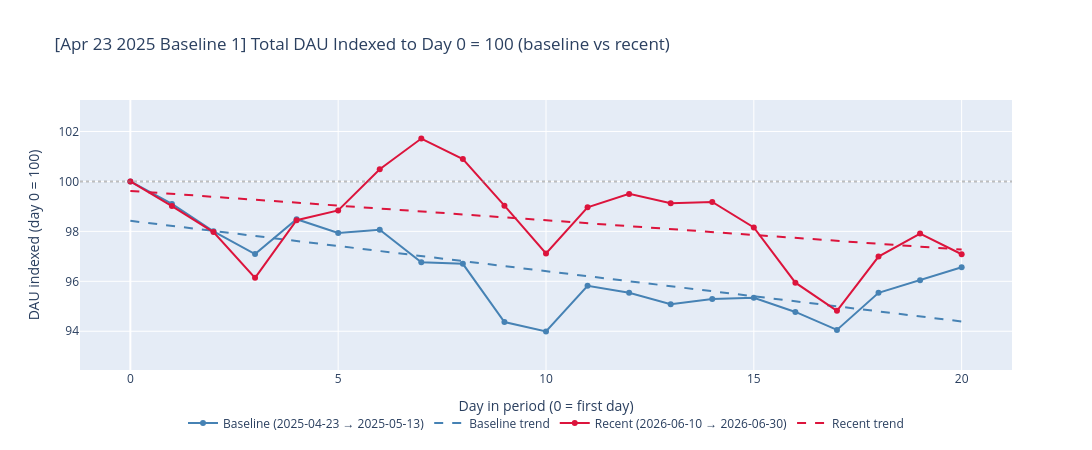
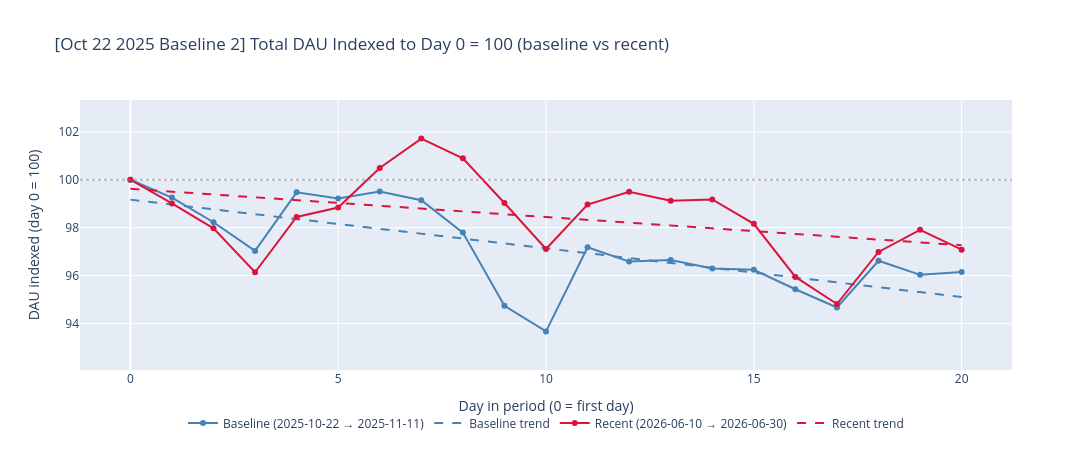

The code cell stored with these charts, in order, in its notebook:
### Code cell
chart_relative_drop(
    cohort_data=cohort_data_capped,
    total_by_dt=total_by_dt_capped,
    baseline_start=b1_start.strftime('%Y-%m-%d'),
    baseline_end=b1_end.strftime('%Y-%m-%d'),
    recent_start=recent_start.strftime('%Y-%m-%d'),
    recent_end=recent_end.strftime('%Y-%m-%d'),
    label=f'{b1_start.strftime("%b %d %Y")} Baseline 1',
)

chart_relative_drop(
    cohort_data=cohort_data_capped,
    total_by_dt=total_by_dt_capped,
    baseline_start=b2_start.strftime('%Y-%m-%d'),
    baseline_end=b2_end.strftime('%Y-%m-%d'),
    recent_start=recent_start.strftime('%Y-%m-%d'),
    recent_end=recent_end.strftime('%Y-%m-%d'),
    label=f'{b2_start.strftime("%b %d %Y")} Baseline 2',
)

### Figure 1 — Plotly figure (JSON) as saved in the notebook; plotly's stock layout.template omitted (floating-point values rounded to 4 significant figures)
{"data": [{"customdata": [["2025-04-23", "Wednesday"], ["2025-04-24", "Thursday"], ["2025-04-25", "Friday"], ["2025-04-26", "Saturday"], ["2025-04-27", "Sunday"], ["2025-04-28", "Monday"], ["2025-04-29", "Tuesday"], ["2025-04-30", "Wednesday"], ["2025-05-01", "Thursday"], ["2025-05-02", "Friday"], ["2025-05-03", "Saturday"], ["2025-05-04", "Sunday"], ["2025-05-05", "Monday"], ["2025-05-06", "Tuesday"], ["2025-05-07", "Wednesday"], ["2025-05-08", "Thursday"], ["2025-05-09", "Friday"], ["2025-05-10", "Saturday"], ["2025-05-11", "Sunday"], ["2025-05-12", "Monday"], ["2025-05-13", "Tuesday"]], "hovertemplate": "Day %{x}<br>Date: %{customdata[0]}<br>%{customdata[1]}<br>Indexed DAU: %{y:.1f}<extra></extra>", "line": {"color": "steelblue"}, "mode": "lines+markers", "name": "Baseline (2025-04-23 → 2025-05-13)", "type": "scatter", "x": [0, 1, 2, 3, 4, 5, 6, 7, 8, 9, 10, 11, 12, 13, 14, 15, 16, 17, 18, 19, 20], "y": [100.0, 99.1, 98.0, 97.09, 98.49, 97.94, 98.06, 96.76, 96.7, 94.37, 93.99, 95.82, 95.54, 95.08, 95.29, 95.34, 94.77, 94.05, 95.54, 96.04, 96.57]}, {"hoverinfo": "skip", "line": {"color": "steelblue", "dash": "dash", "width": 2}, "mode": "lines", "name": "Baseline trend", "type": "scatter", "x": [0, 1, 2, 3, 4, 5, 6, 7, 8, 9, 10, 11, 12, 13, 14, 15, 16, 17, 18, 19, 20], "y": [98.42, 98.22, 98.02, 97.82, 97.62, 97.41, 97.21, 97.01, 96.81, 96.61, 96.41, 96.21, 96.0, 95.8, 95.6, 95.4, 95.2, 95.0, 94.8, 94.6, 94.39]}, {"customdata": [["2026-06-10", "Wednesday"], ["2026-06-11", "Thursday"], ["2026-06-12", "Friday"], ["2026-06-13", "Saturday"], ["2026-06-14", "Sunday"], ["2026-06-15", "Monday"], ["2026-06-16", "Tuesday"], ["2026-06-17", "Wednesday"], ["2026-06-18", "Thursday"], ["2026-06-19", "Friday"], ["2026-06-20", "Saturday"], ["2026-06-21", "Sunday"], ["2026-06-22", "Monday"], ["2026-06-23", "Tuesday"], ["2026-06-24", "Wednesday"], ["2026-06-25", "Thursday"], ["2026-06-26", "Friday"], ["2026-06-27", "Saturday"], ["2026-06-28", "Sunday"], ["2026-06-29", "Monday"], ["2026-06-30", "Tuesday"]], "hovertemplate": "Day %{x}<br>Date: %{customdata[0]}<br>%{customdata[1]}<br>Indexed DAU: %{y:.1f}<extra></extra>", "line": {"color": "crimson"}, "mode": "lines+markers", "name": "Recent (2026-06-10 → 2026-06-30)", "type": "scatter", "x": [0, 1, 2, 3, 4, 5, 6, 7, 8, 9, 10, 11, 12, 13, 14, 15, 16, 17, 18, 19, 20], "y": [100.0, 99.01, 97.97, 96.14, 98.45, 98.84, 100.5, 101.7, 100.9, 99.03, 97.11, 98.96, 99.5, 99.12, 99.18, 98.16, 95.95, 94.82, 96.99, 97.91, 97.08]}, {"hoverinfo": "skip", "line": {"color": "crimson", "dash": "dash", "width": 2}, "mode": "lines", "name": "Recent trend", "type": "scatter", "x": [0, 1, 2, 3, 4, 5, 6, 7, 8, 9, 10, 11, 12, 13, 14, 15, 16, 17, 18, 19, 20], "y": [99.62, 99.5, 99.38, 99.27, 99.15, 99.03, 98.91, 98.8, 98.68, 98.56, 98.44, 98.33, 98.21, 98.09, 97.97, 97.86, 97.74, 97.62, 97.5, 97.39, 97.27]}], "layout": {"height": 450, "legend": {"orientation": "h", "x": 0.5, "xanchor": "center", "y": -0.25, "yanchor": "bottom"}, "shapes": [{"line": {"color": "grey", "dash": "dot"}, "opacity": 0.5, "type": "line", "x0": 0, "x1": 1, "xref": "x domain", "y0": 100, "y1": 100, "yref": "y"}], "title": {"text": "[Apr 23 2025 Baseline 1] Total DAU Indexed to Day 0 = 100 (baseline vs recent)"}, "width": 1100, "xaxis": {"title": {"text": "Day in period (0 = first day)"}}, "yaxis": {"range": [92.45, 103.3], "title": {"text": "DAU indexed (day 0 = 100)"}}}}

### Figure 2 — Plotly figure (JSON) as saved in the notebook; plotly's stock layout.template omitted (floating-point values rounded to 4 significant figures)
{"data": [{"customdata": [["2025-10-22", "Wednesday"], ["2025-10-23", "Thursday"], ["2025-10-24", "Friday"], ["2025-10-25", "Saturday"], ["2025-10-26", "Sunday"], ["2025-10-27", "Monday"], ["2025-10-28", "Tuesday"], ["2025-10-29", "Wednesday"], ["2025-10-30", "Thursday"], ["2025-10-31", "Friday"], ["2025-11-01", "Saturday"], ["2025-11-02", "Sunday"], ["2025-11-03", "Monday"], ["2025-11-04", "Tuesday"], ["2025-11-05", "Wednesday"], ["2025-11-06", "Thursday"], ["2025-11-07", "Friday"], ["2025-11-08", "Saturday"], ["2025-11-09", "Sunday"], ["2025-11-10", "Monday"], ["2025-11-11", "Tuesday"]], "hovertemplate": "Day %{x}<br>Date: %{customdata[0]}<br>%{customdata[1]}<br>Indexed DAU: %{y:.1f}<extra></extra>", "line": {"color": "steelblue"}, "mode": "lines+markers", "name": "Baseline (2025-10-22 → 2025-11-11)", "type": "scatter", "x": [0, 1, 2, 3, 4, 5, 6, 7, 8, 9, 10, 11, 12, 13, 14, 15, 16, 17, 18, 19, 20], "y": [100.0, 99.25, 98.23, 97.03, 99.47, 99.22, 99.51, 99.15, 97.8, 94.74, 93.67, 97.19, 96.59, 96.65, 96.3, 96.24, 95.43, 94.68, 96.62, 96.03, 96.15]}, {"hoverinfo": "skip", "line": {"color": "steelblue", "dash": "dash", "width": 2}, "mode": "lines", "name": "Baseline trend", "type": "scatter", "x": [0, 1, 2, 3, 4, 5, 6, 7, 8, 9, 10, 11, 12, 13, 14, 15, 16, 17, 18, 19, 20], "y": [99.17, 98.97, 98.76, 98.56, 98.36, 98.16, 97.95, 97.75, 97.55, 97.34, 97.14, 96.94, 96.73, 96.53, 96.33, 96.13, 95.92, 95.72, 95.52, 95.31, 95.11]}, {"customdata": [["2026-06-10", "Wednesday"], ["2026-06-11", "Thursday"], ["2026-06-12", "Friday"], ["2026-06-13", "Saturday"], ["2026-06-14", "Sunday"], ["2026-06-15", "Monday"], ["2026-06-16", "Tuesday"], ["2026-06-17", "Wednesday"], ["2026-06-18", "Thursday"], ["2026-06-19", "Friday"], ["2026-06-20", "Saturday"], ["2026-06-21", "Sunday"], ["2026-06-22", "Monday"], ["2026-06-23", "Tuesday"], ["2026-06-24", "Wednesday"], ["2026-06-25", "Thursday"], ["2026-06-26", "Friday"], ["2026-06-27", "Saturday"], ["2026-06-28", "Sunday"], ["2026-06-29", "Monday"], ["2026-06-30", "Tuesday"]], "hovertemplate": "Day %{x}<br>Date: %{customdata[0]}<br>%{customdata[1]}<br>Indexed DAU: %{y:.1f}<extra></extra>", "line": {"color": "crimson"}, "mode": "lines+markers", "name": "Recent (2026-06-10 → 2026-06-30)", "type": "scatter", "x": [0, 1, 2, 3, 4, 5, 6, 7, 8, 9, 10, 11, 12, 13, 14, 15, 16, 17, 18, 19, 20], "y": [100.0, 99.01, 97.97, 96.14, 98.45, 98.84, 100.5, 101.7, 100.9, 99.03, 97.11, 98.96, 99.5, 99.12, 99.18, 98.16, 95.95, 94.82, 96.99, 97.91, 97.08]}, {"hoverinfo": "skip", "line": {"color": "crimson", "dash": "dash", "width": 2}, "mode": "lines", "name": "Recent trend", "type": "scatter", "x": [0, 1, 2, 3, 4, 5, 6, 7, 8, 9, 10, 11, 12, 13, 14, 15, 16, 17, 18, 19, 20], "y": [99.62, 99.5, 99.38, 99.27, 99.15, 99.03, 98.91, 98.8, 98.68, 98.56, 98.44, 98.33, 98.21, 98.09, 97.97, 97.86, 97.74, 97.62, 97.5, 97.39, 97.27]}], "layout": {"height": 450, "legend": {"orientation": "h", "x": 0.5, "xanchor": "center", "y": -0.25, "yanchor": "bottom"}, "shapes": [{"line": {"color": "grey", "dash": "dot"}, "opacity": 0.5, "type": "line", "x0": 0, "x1": 1, "xref": "x domain", "y0": 100, "y1": 100, "yref": "y"}], "title": {"text": "[Oct 22 2025 Baseline 2] Total DAU Indexed to Day 0 = 100 (baseline vs recent)"}, "width": 1100, "xaxis": {"title": {"text": "Day in period (0 = first day)"}}, "yaxis": {"range": [92.07, 103.3], "title": {"text": "DAU indexed (day 0 = 100)"}}}}
